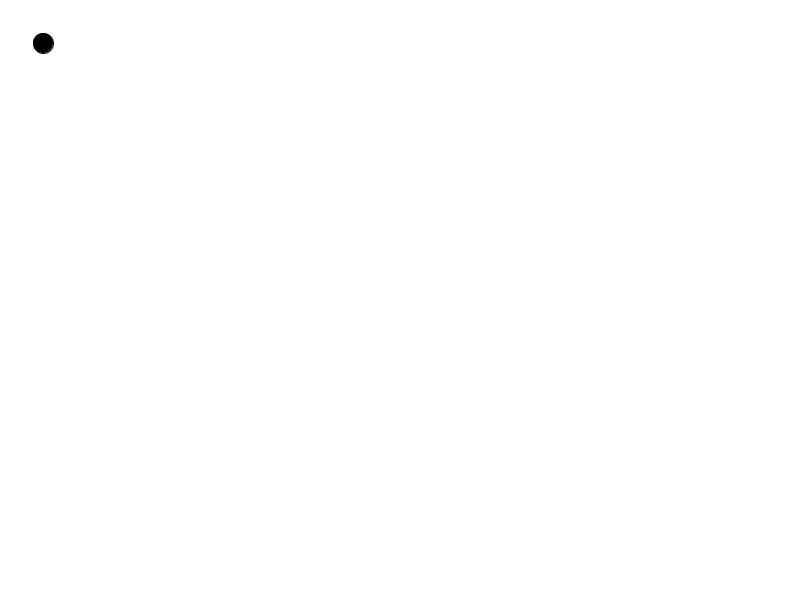
Frame 1 (no input)
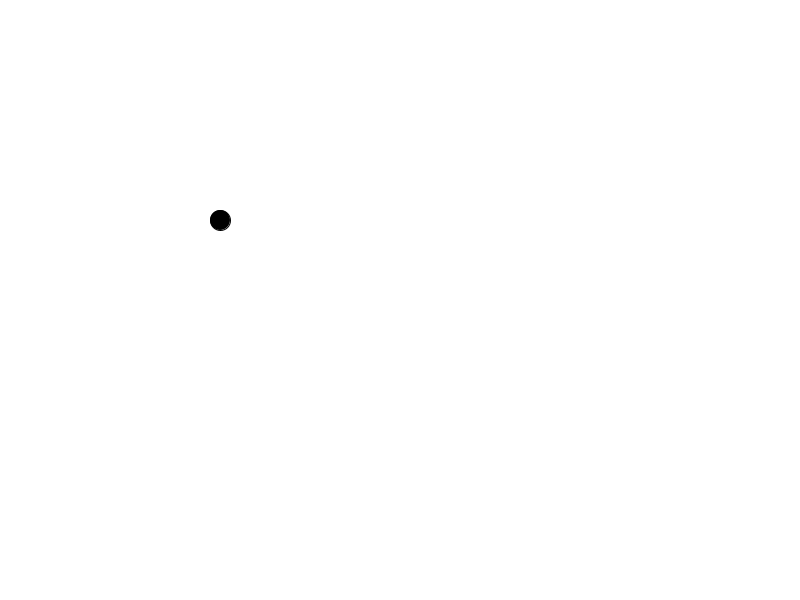
Frame 60 (the mouse pressed at the canvas centre just before this capture)
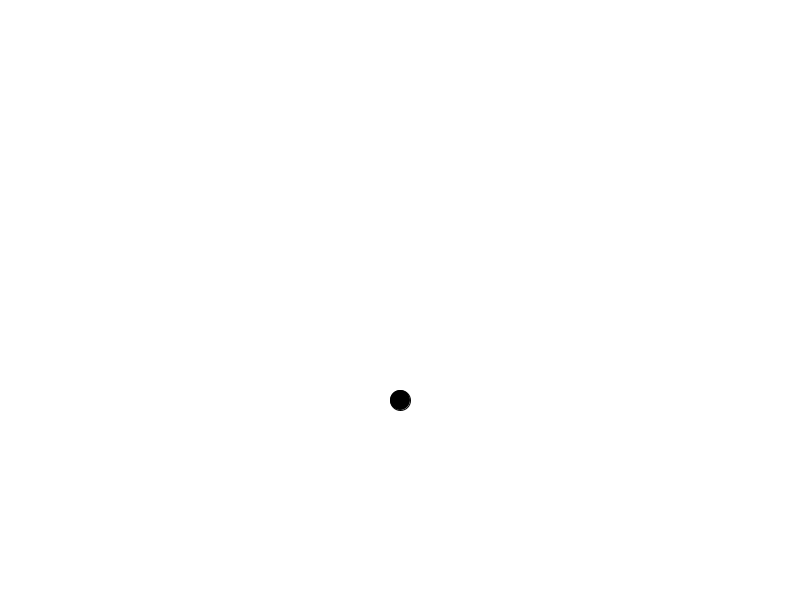
Frame 120 (the mouse held since frame 60 and released just before this capture)

The Processing sketch that drew these frames (run headless with seeded random() and noise(); from frame 60 on, the mouse is pressed at the canvas centre):

// Processing sketch: processing_108642
// ── processing_108642.pde

// Bouncing Ball with State Changes
int state;
float x = 20;
float y = 20;
float speedX = 3;
float speedY = 3;
float diam = 20;

void setup() {
  size(800,600);
  smooth();
state = 0;
fill(0);
}

void draw() {
  background(255);
  // Add the current speed to the x location.
  x = x + speedX;
  y = y + speedY;
  // Remember, || means "or."
  if ((x > (width - (diam))) || (x < (-20 + (diam)))) {
    // If the object reaches either edge, multiply speed by -1 to turn it around.
    speedX = speedX * -1.025;
    state = state + 1;
    
  }
  if ((y > (height - (diam))) || (y < (-20 + (diam)))) {
    // If the object reaches either edge, multiply speed by -1 to turn it around.
    speedY = speedY * -1.025;
    state = state + 1;
    if (state > 15);{
     fill(state-20,state-10,state-30);
    }
    if (state < 15);{
      fill(state*15,state*20,state*10);
    }
    if (state > 30);{
      fill(state+30,state+40,state+60);
    }
    
  }

  // Display circle at x location
  stroke(0);
  ellipseMode(CENTER);
  ellipse(x+20,y+20,diam + state,diam + state);
  print (state);
}


// coded by Keenan Mosimann
